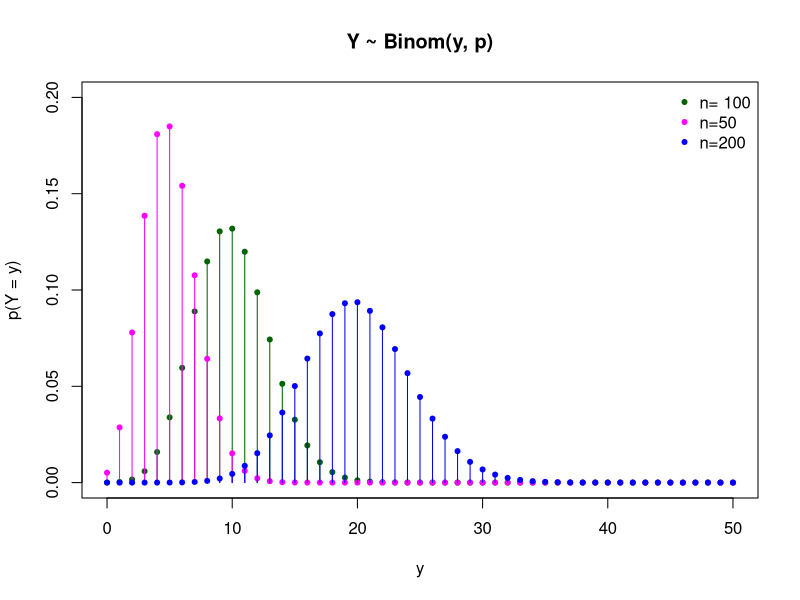
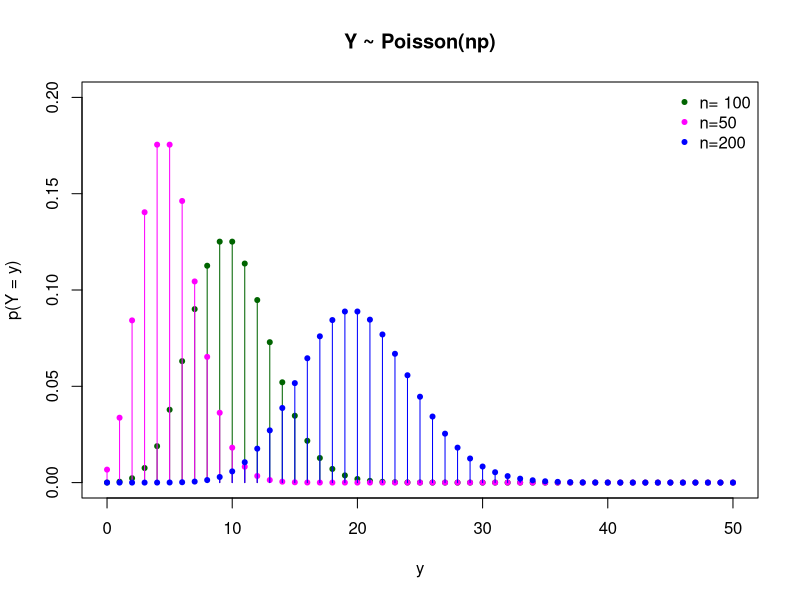

Source code (R) for these figures, in order:
## ---- chunk 1
knitr::opts_chunk$set(echo = TRUE, fig.width = 4, fig.height = 4)
## ---- chunk 2
poisson_pmf <-function(y) {# generate a sequence of 100 independent Bernoulli trials
  p <- ((2^y) * exp(-2))/(factorial(y))
  return(p)}
## ---- chunk 3
2/3 * exp(-2)
## ---- chunk 4
1 - (poisson_pmf(0)  + poisson_pmf(1) + poisson_pmf(2) + poisson_pmf(3))
## ---- chunk 5
(poisson_pmf(0)  + poisson_pmf(1) + poisson_pmf(2) + poisson_pmf(3))
## ---- chunk 6
numerator <- 1 - (poisson_pmf(0)  + poisson_pmf(1) + poisson_pmf(2) + poisson_pmf(3))  # From (2)
denominator <- 1 - (poisson_pmf(0) + poisson_pmf(1))
numerator/denominator
## ---- chunk 7
# set the largest y for which you want to plot P(Y = y)
max_y <- 50
y <- 0:max_y
## ---- chunk 8

v1 <- 100
v2 <- 50
v3 <- 200

plot(y , dbinom(y, v1, 0.1), type="h",
     xlim=c(0, max_y), ylim=c(0,0.2),
     xlab = "y", ylab = "p(Y = y)",
     main = "Y ~ Binom(y, p)",
     col = "darkgreen")
# add points and lines for the distribution of Y if Y ~ Geom(p) for different p
points(y, dbinom(y, v1, 0.1), pch = 20, col = "darkgreen")

lines(y, dbinom(y, v2, 0.1), type = "h", col = "magenta")
points(y, dbinom(y, v2, 0.1), pch = 20, col = "magenta")

lines(y, dbinom(y, v3, 0.1), type = "h", col = "blue")
points(y, dbinom(y, v3, 0.1), pch = 20, col = "blue")
# add a legend
legend("topright", legend = c(paste0("n= ", v1), paste0("n=", v2), paste0("n=", v3)),
       col = c("darkgreen", "magenta", "blue"),
       pch = c(20,20,20), bty = "n")

## ---- chunk 9
# set the largest y for which you want to plot P(Y = y)
max_y <- 50
y <- 0:max_y
## ---- chunk 10

v1 <- 100
v2 <- 50
v3 <- 200

plot(y, dpois(y, v1 * 0.1), type="h",
     xlim=c(0, max_y), ylim=c(0,0.2),
     xlab = "y", ylab = "p(Y = y)",
     main = "Y ~ Poisson(np)",
     col = "darkgreen")
# add points and lines for the distribution of Y if Y ~ Geom(p) for different p
points(y, dpois(y, v1 * 0.1), pch = 20, col = "darkgreen")

lines(y, dpois(y, v2 * 0.1), type = "h", col = "magenta")
points(y, dpois(y, v2 * 0.1), pch = 20, col = "magenta")

lines(y, dpois(y, v3 * 0.1), type = "h", col = "blue")
points(y, dpois(y, v3 * 0.1), pch = 20, col = "blue")
# add a legend
legend("topright", legend = c(paste0("n= ", v1), paste0("n=", v2), paste0("n=", v3)),
       col = c("darkgreen", "magenta", "blue"),
       pch = c(20,20,20), bty = "n")

